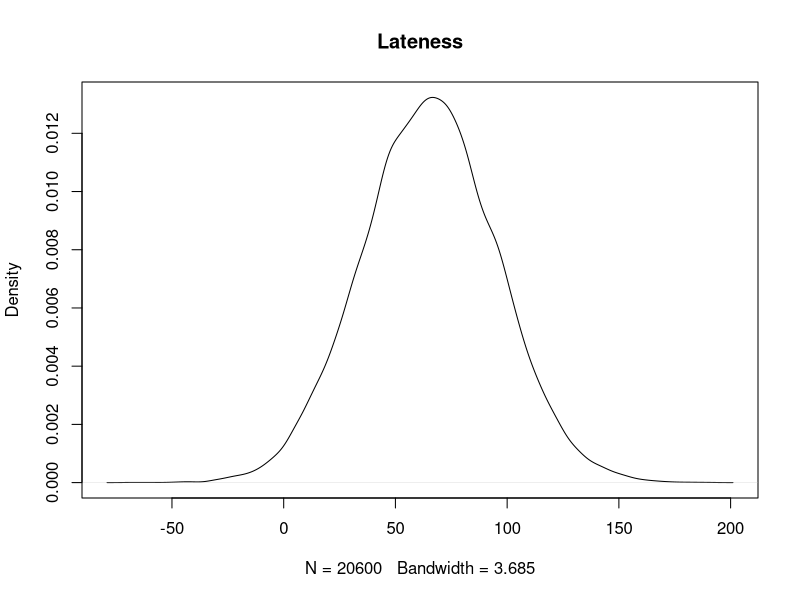
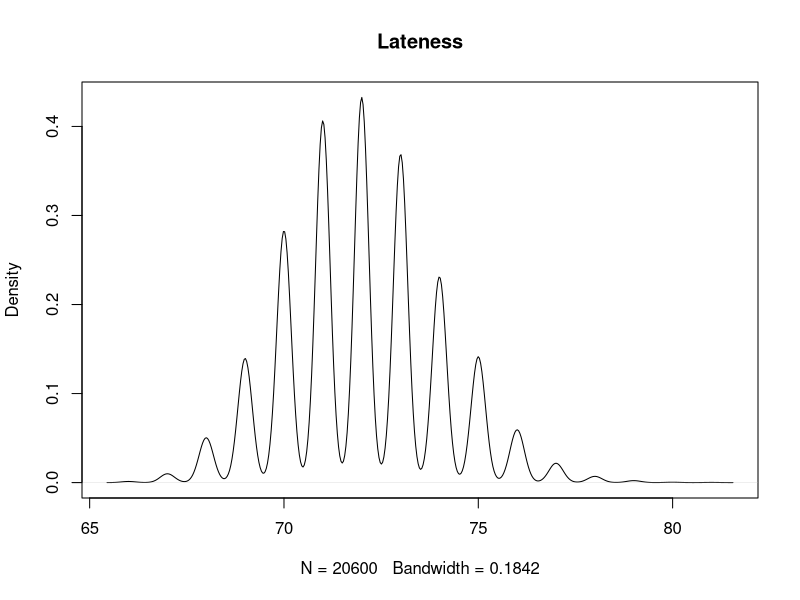
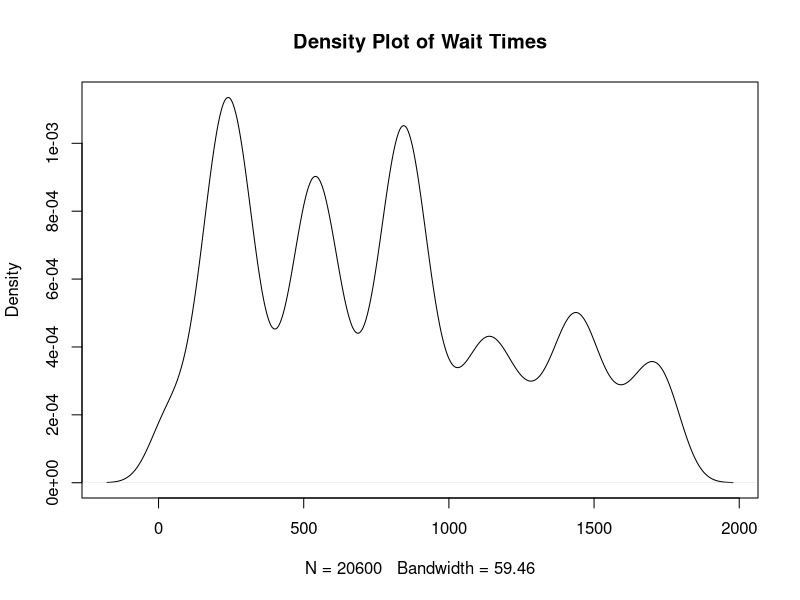
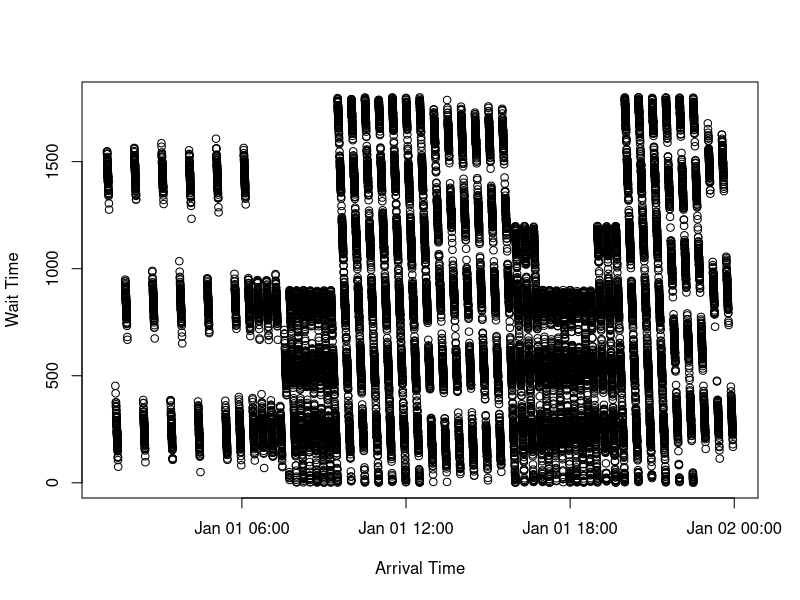
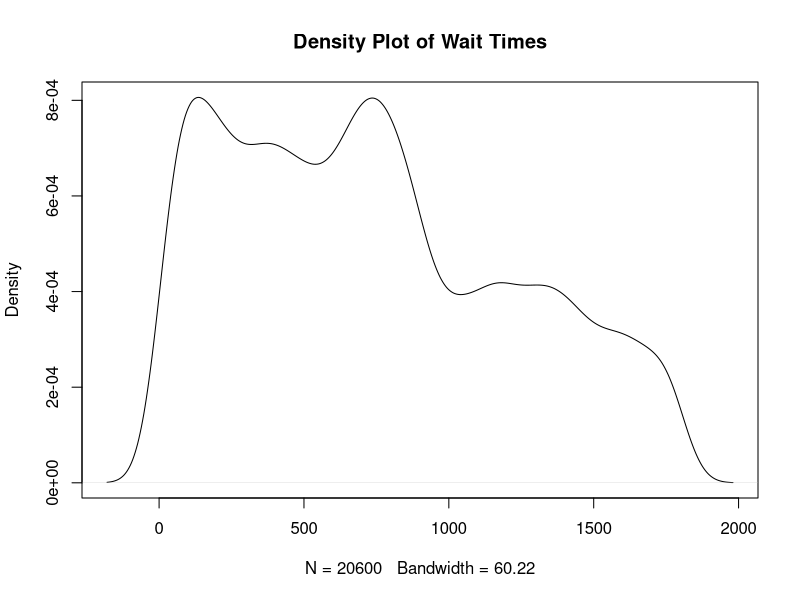
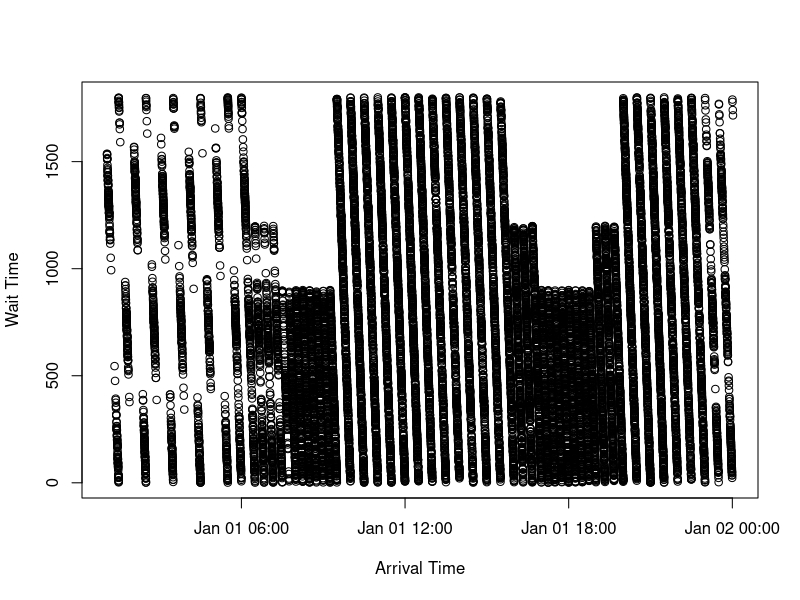
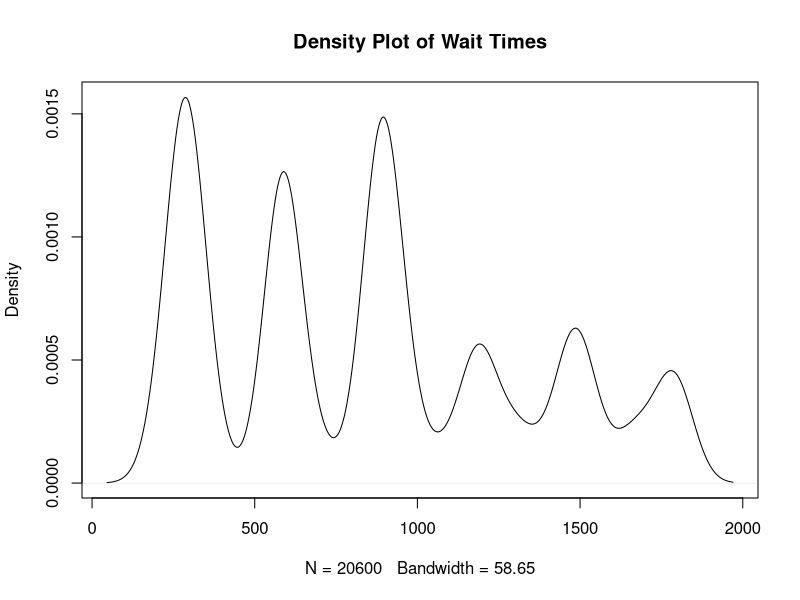
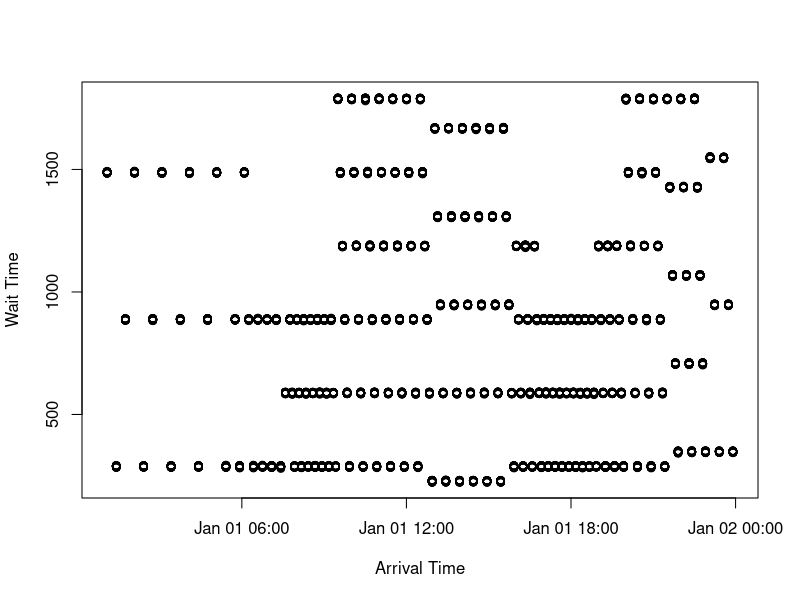

Here is the R script that generated these plots, in order:
## ---- chunk 1
knitr::opts_chunk$set(echo = TRUE)
## ---- chunk 2
start_time <- as.POSIXct("2018-01-01 01:04:00")
# train is every 20 minutes until 5:40ish
diff <- 60*20
times <- NULL
for(i in 1:15){
  if(i == 1){
    times[i] <- start_time
  } else {
    prev <- i - 1
  times[i] <- times[prev] + diff
  }
}
# train is every 10 minutes until 7:25ish
diff <- 60*10
for(i in 16:27){
  prev <- i - 1
  times[i] <- times[prev] + diff
}
# train is every 4-6 minutes until 12:25ish (will go with 5 mins)
diff <- 60*5
for(i in 28:88){
  prev <- i - 1
  times[i] <- times[prev] + diff
}
# train is every 6 minutes until 3:51ish
diff <- 60*6
for(i in 89:119){
  prev <- i - 1
  times[i] <- times[prev] + diff
}
# train is every 4-6 minutes until 9:37ish (pm) (will go with 5 mins)
diff <- 60*5
for(i in 119:187){
  prev <- i - 1
  times[i] <- times[prev] + diff
}
# train is every 6 minutes until 11ish
diff <- 60*6
for(i in 187:200){
  prev <- i - 1
  times[i] <- times[prev] + diff
}
# train is every 10 minutes till 12:50ish
diff <- 60*10
for(i in 201:206){
  prev <- i - 1
  times[i] <- times[prev] + diff
}
# convert back to POSIX
class(times) <- c('POSIXt', 'POSIXct')
## ---- chunk 3
ferry_start <- as.POSIXct("2018-01-01 00:00:00")
# every half hour until 6:30 (then goes to 6:50)
diff <- 60*30
ferry_times <- NULL
for(i in 1:14){
  if(i == 1){
    ferry_times[i] <- ferry_start
  } else {
    prev <- i - 1
  ferry_times[i] <- ferry_times[prev] + diff
  }
}
# next 3 are every 20 minutes
diff <- 60*20
for(i in 15:17){
  prev <- i - 1
  ferry_times[i] <- ferry_times[prev] + diff
}
# every 15 minutes
diff <- 60*15
for(i in 18:25){
  prev <- i - 1
  ferry_times[i] <- ferry_times[prev] + diff
    
}
# every 30 minutes
diff <- 60*30
for(i in 26:38){
  prev <- i - 1
  ferry_times[i] <- ferry_times[prev] + diff
}
# every 20 minutes
diff <- 60*20
for(i in 39:41){
  prev <- i - 1
  ferry_times[i] <- ferry_times[prev] + diff
}
# every 15 minutes
diff <- 60*15
for(i in 42:49){
  prev <- i - 1
  ferry_times[i] <- ferry_times[prev] + diff
}
# every 20 minutes
diff <- 60*20
for(i in 50:52){
  prev <- i - 1
  ferry_times[i] <- ferry_times[prev] + diff
}
# every 30 minutes
diff <- 60*30
for(i in 53:61){
  prev <- i - 1
  ferry_times[i] <- ferry_times[prev] + diff
}
# Convert back to time
class(ferry_times) <- c('POSIXt', 'POSIXct')
## ---- chunk 4
norm_sims <- function(days,noise_mean, noise_sd, seed, exit_time){
  # Initiate data frame
  data <- NULL
  # Create timestamps for given # of days
  data$schedule <- rep(times,days)
  # Add in the day id
  data$dayid <- rep(1:days, each = length(times))
  
  # Create the noise term (in seconds)
  set.seed(seed)
  data$noise <- rnorm(length(data$schedule),noise_mean,noise_sd)
  # Round for time 
  data$noise <- round(data$noise,0)
  
  # Create updated arrival time
  data$arrival <- data$schedule + data$noise + exit_time
  
  # return the data
  return(as.data.frame(data))
}
## ---- chunk 5
sim1 <- norm_sims(days = 100, noise_mean = 65, noise_sd = 30, seed = 10314, exit_time = 0)

summary(sim1$noise)
plot(density(sim1$noise), main = "Lateness")
## ---- chunk 6
beta_sims <- function(days,noise_beta, noise_alpha, seed, exit_time){
  # Initiate data frame
  data <- NULL
  # Create timestamps for given # of days
  data$schedule <- rep(times,days)
  # Add in the day id
  data$dayid <- rep(1:days, each = length(times))
  
  # Create the noise term (in seconds)
  set.seed(seed)
  data$noise <- rbeta(length(data$schedule),shape2 = noise_beta,shape1 = noise_alpha)
   # Convert to seconds
  data$noise <- data$noise*60 + 60
  # Round for time 
  data$noise <- round(data$noise,0)

  # Create updated arrival time
  data$arrival <- data$schedule + data$noise + exit_time
  
  # return the data
  return(as.data.frame(data))
}
## ---- chunk 7
sim1 <- beta_sims(days = 100, noise_beta = 120, noise_alpha = 30, seed = 10314, exit_time = 0)

summary(sim1$noise)
plot(density(sim1$noise), main = "Lateness")
## ---- chunk 8
get_wait <- function(data){
  ## Step 1: Find the closest ferry
  closest_ferry <- unlist(lapply(data$arrival, FUN = function(x) min(which((ferry_times - x)>0))))

  data$closest_ferry <- closest_ferry
  
  ## Step 2: Get ferry time stamp
  ferry_timestamp <- unlist(lapply(data$closest_ferry, FUN = function(x)ferry_times[x]))
  data$ferry_departure <- ferry_timestamp
  class(data$ferry_departure) <- c('POSIXt', 'POSIXct')
  
  ## Step 3: Obtain wait times
  data$wait_time <- as.numeric(data$ferry_departure - data$arrival)
  
  # if it looks like it's in minutes, change to seconds
  if(mean(data$wait_time)<120){
      data$wait_time <- data$wait_time*60
  } else {
    
  }

  ## Step 4: Obtain scheduled wait times
  data$wait_time_predicted <- as.numeric(data$ferry_departure - data$schedule)*60
  
  ## Step 5: Obtain scheduled closest ferries
  data$closest_ferry_predicted <- unlist(lapply(data$schedule, FUN = function(x) min(which((ferry_times - x)>0))))

  ## Step 6: Get the predicted ferry connections
  data$ferry_predicted <- unlist(lapply(data$closest_ferry, FUN = function(x)ferry_times[x]))

class(data$ferry_predicted) <- c('POSIXt', 'POSIXct')

return(data)
}
## ---- chunk 9
sims <- norm_sims(days = 100, noise_mean = 120, noise_sd = 60, seed = 10314, exit_time = 0)
sims_results <- get_wait(sims)

summary(sims_results$wait_time)
# % different from their actual connections?
sum(sims_results$closest_ferry==sims_results$closest_ferry_predicted)/dim(sims_results)[1]

# graph it
plot(density(sims_results$wait_time), main = "Density Plot of Wait Times")
plot(y = sims_results$wait_time, x = sims_results$arrival, main = "", xlab = "Arrival Time", ylab = "Wait Time")
## ---- chunk 10
sims2 <- norm_sims(days = 100, noise_mean = 240, noise_sd = 120, seed = 10314, exit_time = 0)
sims_results2 <- get_wait(sims2)

# NOTE: current issue coming from some dates being made that are pushed onto the next day. Solution: added 12:30am ferry for next day so that it'll recognize that time stamp as teh closest

summary(sims_results2$wait_time)
# % different from their actual connections?
sum(sims_results2$closest_ferry==sims_results2$closest_ferry_predicted)/dim(sims_results2)[1]

# graph it
plot(density(sims_results2$wait_time), main = "Density Plot of Wait Times")
plot(y = sims_results2$wait_time, x = sims_results2$arrival, main = "", xlab = "Arrival Time", ylab = "Wait Time")
## ---- chunk 11
sims3 <- beta_sims(days = 100, noise_beta = 120, noise_alpha = 30, seed = 10314, exit_time = 0)
sims_results3 <- get_wait(sims3)

summary(sims_results3$wait_time)
# % different from their actual connections?
sum(sims_results3$closest_ferry==sims_results3$closest_ferry_predicted)/dim(sims_results3)[1]

# graph it
plot(density(sims_results3$wait_time), main = "Density Plot of Wait Times")
plot(y = sims_results3$wait_time, x = sims_results3$arrival, main = "", xlab = "Arrival Time", ylab = "Wait Time")
## ---- chunk 12
sims4 <- norm_sims(days = 100, noise_mean = 120, noise_sd = 60, seed = 10314, exit_time = 120)
sims_results4 <- get_wait(sims4)

summary(sims_results4$wait_time)
# % different from their actual connections?
sum(sims_results4$closest_ferry==sims_results4$closest_ferry_predicted)/dim(sims_results4)[1]

# graph it
plot(density(sims_results4$wait_time), main = "Density Plot of Wait Times")
plot(y = sims_results4$wait_time, x = sims_results4$arrival, main = "", xlab = "Arrival Time", ylab = "Wait Time")
## ---- chunk 13
sims5 <- norm_sims(days = 100, noise_mean = 240, noise_sd = 120, seed = 10314, exit_time = 120)
# add the 2 minutes to exit station
sims5$arrival <- sims5$arrival + 120
sims_results5 <- get_wait(sims5)

summary(sims_results5$wait_time)
# % different from their actual connections?
sum(sims_results5$closest_ferry==sims_results5$closest_ferry_predicted)/dim(sims_results5)[1]

# graph it
plot(density(sims_results5$wait_time), main = "Density Plot of Wait Times")
plot(y = sims_results5$wait_time, x = sims_results5$arrival, main = "", xlab = "Arrival Time", ylab = "Wait Time")
## ---- chunk 14
sims6 <- beta_sims(days = 100, noise_beta = 120, noise_alpha = 30, seed = 10314, exit_time = 120)
# add the 2 minutes to exit station
sims6$arrival <- sims6$arrival + 120
sims_results6 <- get_wait(sims6)

summary(sims_results6$wait_time)
# % different from their actual connections?
sum(sims_results6$closest_ferry==sims_results6$closest_ferry_predicted)/dim(sims_results6)[1]

# graph it
plot(density(sims_results6$wait_time), main = "Density Plot of Wait Times")
plot(y = sims_results6$wait_time, x = sims_results6$arrival, main = "", xlab = "Arrival Time", ylab = "Wait Time")
